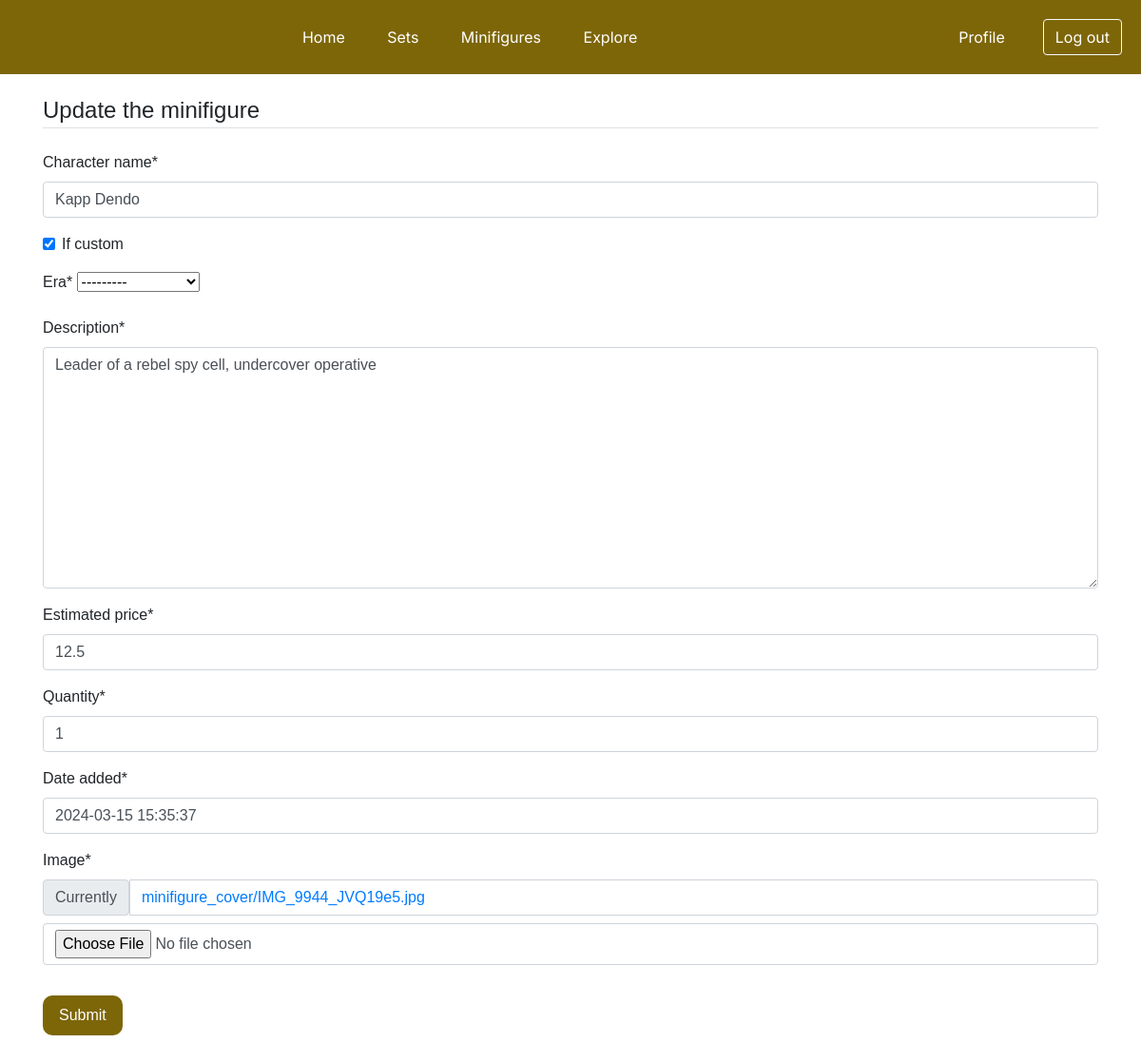
Page /brickonomy/minifigure_post/1/update/ (signed in) on the committed database.
### home/models.py (models this page shows, shortened)
class Minifigure(models.Model):
    ERA_CHOICES = (("option1", "Prequels"), ("option2", "Original Trilogy"), ("option3", "Sequels"),
                   ("option4", "Clone Wars"), ("option5", "Rebels"), ("option6", "TV Series"),
                   ("option7", "Legends"), ("option8", "Games"), ("option9", "Other"))
    character_name = models.CharField(max_length=30)
    if_custom = models.BooleanField()
    era = models.CharField(max_length=20, choices=ERA_CHOICES)
    description = models.TextField()
    estimated_price = models.FloatField()
    quantity = models.IntegerField()
    date_added = models.DateTimeField(default=timezone.now)
    image = models.ImageField(default="minifigure_default.png", upload_to="minifigure_cover")
    owner = models.ForeignKey(User, on_delete=models.CASCADE)
    owner_name = models.CharField(max_length=20, default='default_user')

### home/views.py (the view, shortened to what this page needs)
# urls.py: path('minifigure_post/<int:pk>/update/', views.MinifigureUpdateView.as_view(), name="minifigures-update"),
class MinifigureUpdateView(LoginRequiredMixin, UserPassesTestMixin, UpdateView):
    model = Minifigure
    fields = ['character_name', 'if_custom', 'era', 'description', 'estimated_price',
              'quantity', 'date_added', 'image']
    login_url = reverse_lazy('login')
    template_name = 'home/minifigure_update.html'
    def test_func(self):
        post = self.get_object()
        if self.request.user == post.owner:
            return True
        return False

### home/templates/home/minifigure_update.html
{% extends "home/minifigure_form.html" %}
{% block content1 %}
    <legend class='border-bottom mb-4'>
        Update the minifigure
    </legend>
{% endblock content1 %}

### home/templates/home/minifigure_form.html (shortened to what this page needs)
{% extends "home/base.html" %}
{% load crispy_forms_filters %}
{% load crispy_forms_tags %}
{% block content %}
    <div style="height: 20px"></div>
    <div class="content-section">
        <form method="POST" enctype="multipart/form-data">
            <fieldset class="form-group">
                {% block content1 %}{% endblock content1 %}
                {{ form|crispy }}
            </fieldset>
            <div class="form-group">
                <button class="custom-btn btn-outline-light" type="submit">Submit</button>
            </div>
            <div style="height: 20px"></div>
        </form>
    </div>
{% endblock content%}

### home/templates/home/base.html (style rules this page uses)
body { margin: 0; padding: 0; font-family: Arial, sans-serif; overflow-y: scroll; overflow-x: hidden; }

### home/templates/home/minifigure_form.html (style rules this page uses)
.custom-btn { color: white; background-color: #7d6608; padding: 7px 15px; transition: background-color 0.3s; border-radius: 10px; border-color: transparent; }

### rows in the picture
Minifigure: character_name "Kapp Dendo", if_custom "☑", era "---------", description "Leader of a rebel spy cell, undercover operative", estimated_price "12.5", quantity "1", date_added "2024-03-15 15:35:37"
